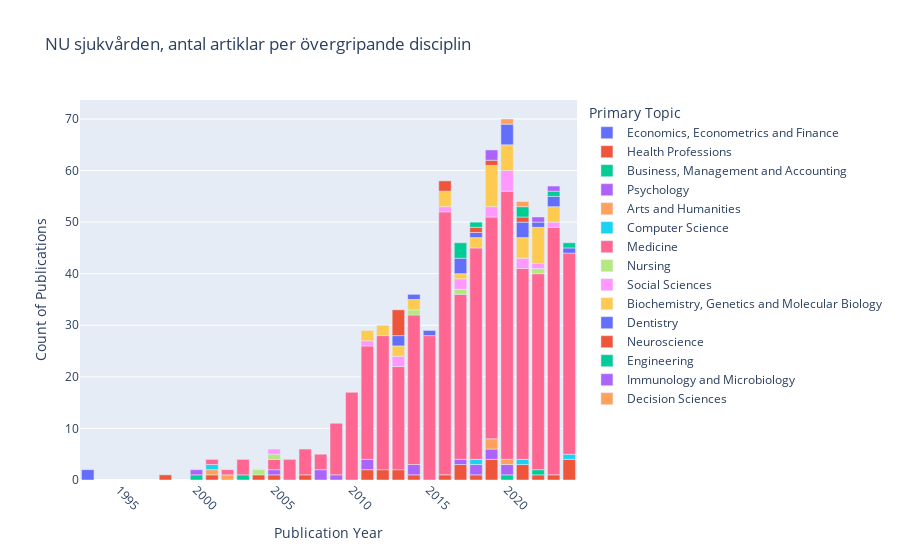

Notebook code cell kept with this figure:
### Code cell
import pandas as pd
import plotly.express as px

# Creating a new DataFrame that groups by primary topic and counts the number of rows
topic_counts = df['primary_topic.field.display_name'].value_counts()

# Filtering the original DataFrame to include only topics with at least 5 publications
filtered_df = df[df['primary_topic.field.display_name'].isin(topic_counts[topic_counts >= 2].index)]

# Grouping the filtered DataFrame by publication year and primary topic
filtered_df_grouped = filtered_df.groupby(['publication_year', 'primary_topic.field.display_name']).size().reset_index(name='count')

# Plotting with Plotly
fig = px.bar(
    filtered_df_grouped,
    x='publication_year',
    y='count',
    color='primary_topic.field.display_name',
    title='NU sjukvården, antal artiklar per övergripande disciplin',
    labels={'publication_year': 'Publication Year', 'count': 'Count of Publications'},
)

fig.update_layout(
    xaxis_title='Publication Year',
    yaxis_title='Count of Publications',
    legend_title='Primary Topic',
    xaxis=dict(tickangle=45),
    legend=dict(
        title='Primary Topic',
        orientation='v',
        x=1.02,
        y=1,
        xanchor='left',
        yanchor='top'
    )
)

fig.show()

### Figure 1 — Plotly figure (JSON) as saved in the notebook; plotly's stock layout.template omitted (floating-point values rounded to 4 significant figures)
{"data": [{"alignmentgroup": "True", "hovertemplate": "primary_topic.field.display_name=Economics, Econometrics and Finance<br>Publication Year=%{x}<br>Count of Publications=%{y}<extra></extra>", "legendgroup": "Economics, Econometrics and Finance", "marker": {"color": "#636efa", "pattern": {"shape": ""}}, "name": "Economics, Econometrics and Finance", "offsetgroup": "Economics, Econometrics and Finance", "orientation": "v", "showlegend": true, "textposition": "auto", "type": "bar", "x": [1993], "xaxis": "x", "y": [2], "yaxis": "y"}, {"alignmentgroup": "True", "hovertemplate": "primary_topic.field.display_name=Health Professions<br>Publication Year=%{x}<br>Count of Publications=%{y}<extra></extra>", "legendgroup": "Health Professions", "marker": {"color": "#EF553B", "pattern": {"shape": ""}}, "name": "Health Professions", "offsetgroup": "Health Professions", "orientation": "v", "showlegend": true, "textposition": "auto", "type": "bar", "x": [1998, 2001, 2004, 2005, 2007, 2011, 2012, 2013, 2014, 2016, 2017, 2018, 2019, 2021, 2022, 2023, 2024], "xaxis": "x", "y": [1, 1, 1, 1, 1, 2, 2, 2, 1, 1, 3, 1, 4, 3, 1, 1, 4], "yaxis": "y"}, {"alignmentgroup": "True", "hovertemplate": "primary_topic.field.display_name=Business, Management and Accounting<br>Publication Year=%{x}<br>Count of Publications=%{y}<extra></extra>", "legendgroup": "Business, Management and Accounting", "marker": {"color": "#00cc96", "pattern": {"shape": ""}}, "name": "Business, Management and Accounting", "offsetgroup": "Business, Management and Accounting", "orientation": "v", "showlegend": true, "textposition": "auto", "type": "bar", "x": [2000, 2003, 2020, 2022], "xaxis": "x", "y": [1, 1, 1, 1], "yaxis": "y"}, {"alignmentgroup": "True", "hovertemplate": "primary_topic.field.display_name=Psychology<br>Publication Year=%{x}<br>Count of Publications=%{y}<extra></extra>", "legendgroup": "Psychology", "marker": {"color": "#ab63fa", "pattern": {"shape": ""}}, "name": "Psychology", "offsetgroup": "Psychology", "orientation": "v", "showlegend": true, "textposition": "auto", "type": "bar", "x": [2000, 2005, 2008, 2009, 2011, 2014, 2017, 2018, 2019, 2020], "xaxis": "x", "y": [1, 1, 2, 1, 2, 2, 1, 2, 2, 2], "yaxis": "y"}, {"alignmentgroup": "True", "hovertemplate": "primary_topic.field.display_name=Arts and Humanities<br>Publication Year=%{x}<br>Count of Publications=%{y}<extra></extra>", "legendgroup": "Arts and Humanities", "marker": {"color": "#FFA15A", "pattern": {"shape": ""}}, "name": "Arts and Humanities", "offsetgroup": "Arts and Humanities", "orientation": "v", "showlegend": true, "textposition": "auto", "type": "bar", "x": [2001, 2002, 2019, 2020], "xaxis": "x", "y": [1, 1, 2, 1], "yaxis": "y"}, {"alignmentgroup": "True", "hovertemplate": "primary_topic.field.display_name=Computer Science<br>Publication Year=%{x}<br>Count of Publications=%{y}<extra></extra>", "legendgroup": "Computer Science", "marker": {"color": "#19d3f3", "pattern": {"shape": ""}}, "name": "Computer Science", "offsetgroup": "Computer Science", "orientation": "v", "showlegend": true, "textposition": "auto", "type": "bar", "x": [2001, 2018, 2021, 2024], "xaxis": "x", "y": [1, 1, 1, 1], "yaxis": "y"}, {"alignmentgroup": "True", "hovertemplate": "primary_topic.field.display_name=Medicine<br>Publication Year=%{x}<br>Count of Publications=%{y}<extra></extra>", "legendgroup": "Medicine", "marker": {"color": "#FF6692", "pattern": {"shape": ""}}, "name": "Medicine", "offsetgroup": "Medicine", "orientation": "v", "showlegend": true, "textposition": "auto", "type": "bar", "x": [2001, 2002, 2003, 2005, 2006, 2007, 2008, 2009, 2010, 2011, 2012, 2013, 2014, 2015, 2016, 2017, 2018, 2019, 2020, 2021, 2022, 2023, 2024], "xaxis": "x", "y": [1, 1, 3, 2, 4, 5, 3, 10, 17, 22, 26, 20, 29, 28, 51, 32, 41, 43, 52, 37, 38, 48, 39], "yaxis": "y"}, {"alignmentgroup": "True", "hovertemplate": "primary_topic.field.display_name=Nursing<br>Publication Year=%{x}<br>Count of Publications=%{y}<extra></extra>", "legendgroup": "Nursing", "marker": {"color": "#B6E880", "pattern": {"shape": ""}}, "name": "Nursing", "offsetgroup": "Nursing", "orientation": "v", "showlegend": true, "textposition": "auto", "type": "bar", "x": [2004, 2005, 2014, 2017, 2022], "xaxis": "x", "y": [1, 1, 1, 1, 1], "yaxis": "y"}, {"alignmentgroup": "True", "hovertemplate": "primary_topic.field.display_name=Social Sciences<br>Publication Year=%{x}<br>Count of Publications=%{y}<extra></extra>", "legendgroup": "Social Sciences", "marker": {"color": "#FF97FF", "pattern": {"shape": ""}}, "name": "Social Sciences", "offsetgroup": "Social Sciences", "orientation": "v", "showlegend": true, "textposition": "auto", "type": "bar", "x": [2005, 2011, 2013, 2016, 2017, 2019, 2020, 2021, 2022, 2023], "xaxis": "x", "y": [1, 1, 2, 1, 2, 2, 4, 2, 1, 1], "yaxis": "y"}, {"alignmentgroup": "True", "hovertemplate": "primary_topic.field.display_name=Biochemistry, Genetics and Molecular Biology<br>Publication Year=%{x}<br>Count of Publications=%{y}<extra></extra>", "legendgroup": "Biochemistry, Genetics and Molecular Biology", "marker": {"color": "#FECB52", "pattern": {"shape": ""}}, "name": "Biochemistry, Genetics and Molecular Biology", "offsetgroup": "Biochemistry, Genetics and Molecular Biology", "orientation": "v", "showlegend": true, "textposition": "auto", "type": "bar", "x": [2011, 2012, 2013, 2014, 2016, 2017, 2018, 2019, 2020, 2021, 2022, 2023], "xaxis": "x", "y": [2, 2, 2, 2, 3, 1, 2, 8, 5, 4, 7, 3], "yaxis": "y"}, {"alignmentgroup": "True", "hovertemplate": "primary_topic.field.display_name=Dentistry<br>Publication Year=%{x}<br>Count of Publications=%{y}<extra></extra>", "legendgroup": "Dentistry", "marker": {"color": "#636efa", "pattern": {"shape": ""}}, "name": "Dentistry", "offsetgroup": "Dentistry", "orientation": "v", "showlegend": true, "textposition": "auto", "type": "bar", "x": [2013, 2014, 2015, 2017, 2018, 2020, 2021, 2022, 2023, 2024], "xaxis": "x", "y": [2, 1, 1, 3, 1, 4, 3, 1, 2, 1], "yaxis": "y"}, {"alignmentgroup": "True", "hovertemplate": "primary_topic.field.display_name=Neuroscience<br>Publication Year=%{x}<br>Count of Publications=%{y}<extra></extra>", "legendgroup": "Neuroscience", "marker": {"color": "#EF553B", "pattern": {"shape": ""}}, "name": "Neuroscience", "offsetgroup": "Neuroscience", "orientation": "v", "showlegend": true, "textposition": "auto", "type": "bar", "x": [2013, 2016, 2018, 2019, 2021], "xaxis": "x", "y": [5, 2, 1, 1, 1], "yaxis": "y"}, {"alignmentgroup": "True", "hovertemplate": "primary_topic.field.display_name=Engineering<br>Publication Year=%{x}<br>Count of Publications=%{y}<extra></extra>", "legendgroup": "Engineering", "marker": {"color": "#00cc96", "pattern": {"shape": ""}}, "name": "Engineering", "offsetgroup": "Engineering", "orientation": "v", "showlegend": true, "textposition": "auto", "type": "bar", "x": [2017, 2018, 2021, 2023, 2024], "xaxis": "x", "y": [3, 1, 2, 1, 1], "yaxis": "y"}, {"alignmentgroup": "True", "hovertemplate": "primary_topic.field.display_name=Immunology and Microbiology<br>Publication Year=%{x}<br>Count of Publications=%{y}<extra></extra>", "legendgroup": "Immunology and Microbiology", "marker": {"color": "#ab63fa", "pattern": {"shape": ""}}, "name": "Immunology and Microbiology", "offsetgroup": "Immunology and Microbiology", "orientation": "v", "showlegend": true, "textposition": "auto", "type": "bar", "x": [2019, 2022, 2023], "xaxis": "x", "y": [2, 1, 1], "yaxis": "y"}, {"alignmentgroup": "True", "hovertemplate": "primary_topic.field.display_name=Decision Sciences<br>Publication Year=%{x}<br>Count of Publications=%{y}<extra></extra>", "legendgroup": "Decision Sciences", "marker": {"color": "#FFA15A", "pattern": {"shape": ""}}, "name": "Decision Sciences", "offsetgroup": "Decision Sciences", "orientation": "v", "showlegend": true, "textposition": "auto", "type": "bar", "x": [2020, 2021], "xaxis": "x", "y": [1, 1], "yaxis": "y"}], "layout": {"barmode": "relative", "legend": {"orientation": "v", "title": {"text": "Primary Topic"}, "tracegroupgap": 0, "x": 1.02, "xanchor": "left", "y": 1, "yanchor": "top"}, "title": {"text": "NU sjukvården, antal artiklar per övergripande disciplin"}, "xaxis": {"anchor": "y", "domain": [0, 1], "tickangle": 45, "title": {"text": "Publication Year"}}, "yaxis": {"anchor": "x", "domain": [0, 1], "title": {"text": "Count of Publications"}}}}
